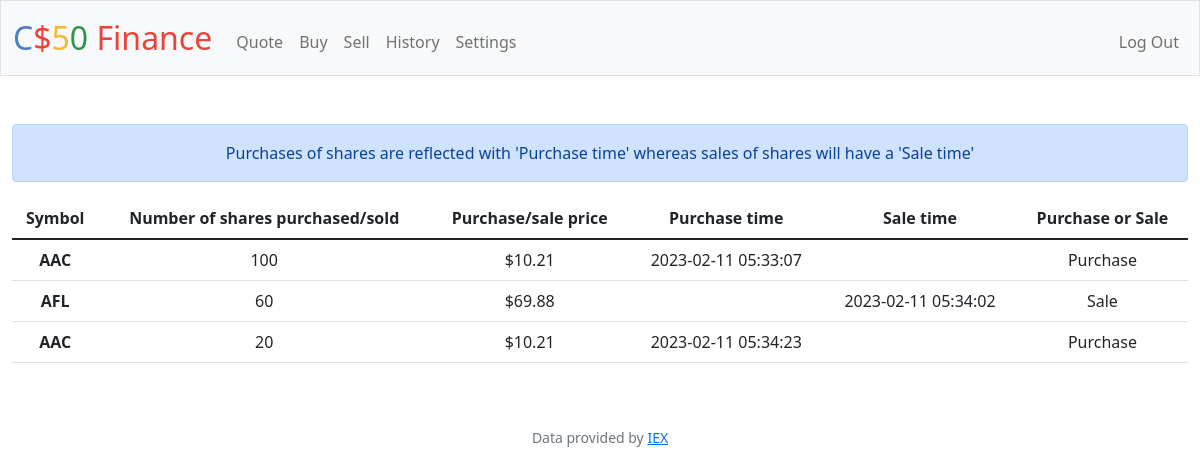
Page /history (signed in) on the committed database.
### tables this page shows
CREATE TABLE transactions (id INTEGER PRIMARY KEY AUTOINCREMENT NOT NULL, user_id INTEGER, symbol TEXT NOT NULL, shares INTEGER, price NUMERIC(14,2), purchase_date DATETIME, sale_date DATETIME, FOREIGN KEY (user_id) REFERENCES users(id));

### finance/app.py (the view)
@app.route("/history")
@login_required
def history():
    user = session["user_id"]
    transactions = db.execute("SELECT * FROM transactions WHERE user_id = ?", user)
    for row in transactions:
        if row['purchase_date']:
            row['buy_sell'] = "Purchase"
        else:
            row['buy_sell'] = "Sale"
    return render_template("history.html", transactions=transactions)

### finance/app.py (called while the page is built)
@app.after_request
def after_request(response):
    response.headers["Cache-Control"] = "no-cache, no-store, must-revalidate"
    response.headers["Expires"] = 0
    response.headers["Pragma"] = "no-cache"
    return response

### finance/helpers.py (called while the page is built)
def login_required(f):
    @wraps(f)
    def decorated_function(*args, **kwargs):
        if session.get("user_id") is None:
            return redirect("/login")
        return f(*args, **kwargs)
    return decorated_function

### finance/templates/history.html (shortened to what this page needs)
{% extends "layout.html" %}
{% block main %}
    <div class="alert alert-primary" role="alert">
        Purchases of shares are reflected with 'Purchase time' whereas sales of shares will have a 'Sale time'
    </div>
    <table class="table">
        <thead>
            <tr>
                <th scope="col">Symbol</th>
                <th scope="col">Number of shares purchased/sold</th>
                <th scope="col">Purchase/sale price</th>
                <th scope="col">Purchase time</th>
                <th scope="col">Sale time</th>
                <th scope="col">Purchase or Sale</th>
            </tr>
        </thead>
        <tbody>
            {% for row in transactions %}
                <tr>
                    <th scope="row">{{ row['symbol'] }}</td>
                    <td>{{ row['shares'] }}</td>
                    <td>{{ "$%.2f"|format(row['price']) }}</td>
                    <td>{{ row['purchase_date'] if row['purchase_date'] is not none }}</td>
                    <td>{{ row['sale_date'] if row['sale_date'] is not none }}</td>
                    <td>{{ row['buy_sell'] }}</td>
                </tr>
            {% endfor %}
        </tbody>
    </table>
{% endblock %}

### finance/templates/layout.html (shortened to what this page needs)
<!DOCTYPE html>
<html lang="en">
    <head>
        <link href="https://cdn.jsdelivr.net/npm/bootstrap@5.1.3/dist/css/bootstrap.min.css" rel="stylesheet">
        <link href="/static/styles.css" rel="stylesheet">
    </head>
    <body>
        <nav class="bg-light border navbar navbar-expand-md navbar-light">
            <div class="container-fluid">
                <a class="navbar-brand" href="/"><span class="blue">C</span><span class="red">$</span><span class="yellow">5</span><span class="green">0</span> <span class="red">Finance</span></a>
                <div class="collapse navbar-collapse" id="navbar">
                    {% if session["user_id"] %}
                        <ul class="navbar-nav me-auto mt-2">
                            <li class="nav-item"><a class="nav-link" href="/quote">Quote</a></li>
                            <li class="nav-item"><a class="nav-link" href="/buy">Buy</a></li>
                            <li class="nav-item"><a class="nav-link" href="/sell">Sell</a></li>
                            <li class="nav-item"><a class="nav-link" href="/history">History</a></li>
                            <li class="nav-item"><a class="nav-link" href="/settings">Settings</a></li>
                        </ul>
                        <ul class="navbar-nav ms-auto mt-2">
                            <li class="nav-item"><a class="nav-link" href="/logout">Log Out</a></li>
                        </ul>
                    {% else %}
                        <ul class="navbar-nav ms-auto mt-2">
                            <li class="nav-item"><a class="nav-link" href="/register">Register</a></li>
                            <li class="nav-item"><a class="nav-link" href="/login">Log In</a></li>
                        </ul>
                    {% endif %}
                </div>
            </div>
        </nav>
        <main class="container-fluid py-5 text-center">
            {% block main %}{% endblock %}
        </main>
        <footer class="mb-5 small text-center text-muted">
            Data provided by <a href="https://iexcloud.io/">IEX</a>
        </footer>
    </body>
</html>

### finance/static/styles.css (style rules this page uses)
nav .navbar-brand { font-size: xx-large; }
nav .navbar-brand .blue { color: #537fbe; }
nav .navbar-brand .red { color: #ea433b; }
nav .navbar-brand .yellow { color: #f5b82e; }
nav .navbar-brand .green { color: #2e944b; }

### rows in the picture
transactions: symbol "AAC", shares "100", price "$10.21", purchase_date "2023-02-11 05:33:07", buy_sell "Purchase"
transactions: symbol "AFL", shares "60", price "$69.88", sale_date "2023-02-11 05:34:02", buy_sell "Sale"
transactions: symbol "AAC", shares "20", price "$10.21", purchase_date "2023-02-11 05:34:23", buy_sell "Purchase"
